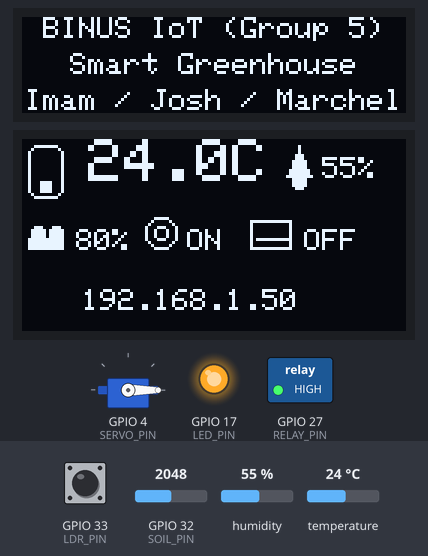
This program was run on a simulated ESP32. Shown: servo, 128×32 one-colour display, 128×64 one-colour display, switched loads named in the program (green lamp = pin HIGH), output pins drawn as LEDs (lit = HIGH). The test bench sets the inputs (shaded band); at power-on: GPIO 32 (SOIL_PIN) = 2048, GPIO 33 (LDR_PIN) HIGH, temperature 24 °C, humidity 55 % (analog values on the 0–4095 scale). WiFi joins after 1.5 s; servers stay silent unless stated; no MQTT or app messages arrive unless stated; servo pulses on a pin are drawn as a servo (544–2400 µs = 0–180°); what the program prints to the serial monitor is not drawn.

Above: at 8.6 s.
8.7 s: GPIO 32 (SOIL_PIN) set to 3319
At 13.7 s:
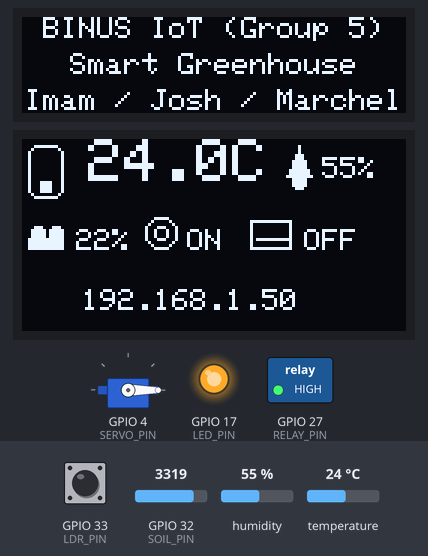
14.2 s: GPIO 32 (SOIL_PIN) set to 3400
At 18.9 s:
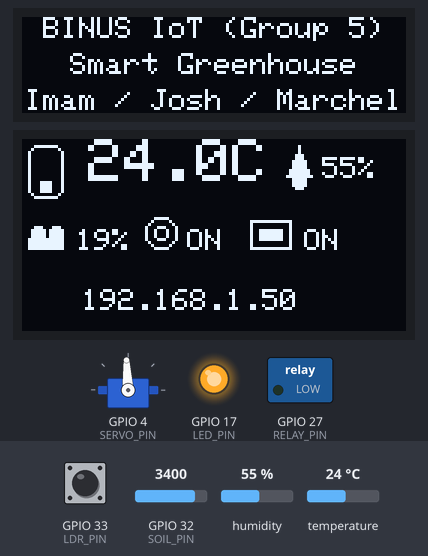
19.4 s: GPIO 33 (LDR_PIN) pulled LOW for 0.25 s
At 19.63 s:
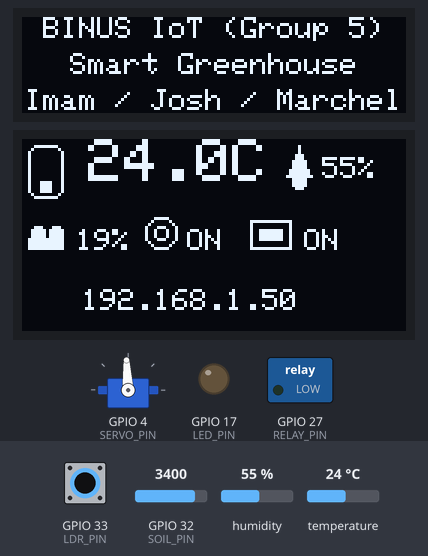
21.3 s: GPIO 33 (LDR_PIN) pulled LOW for 3.2 s
At 24.1 s:
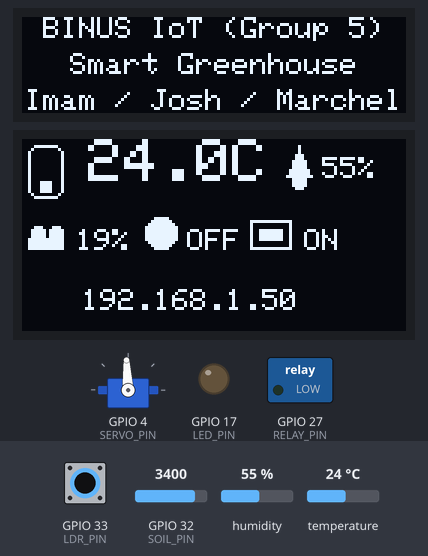
29.8 s: temperature set to 41 °C
At 34.3 s:
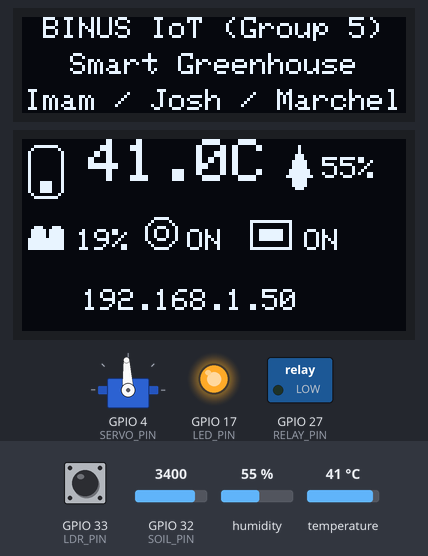
35.0 s: GPIO 32 (SOIL_PIN) set to 2541
At 39.2 s:
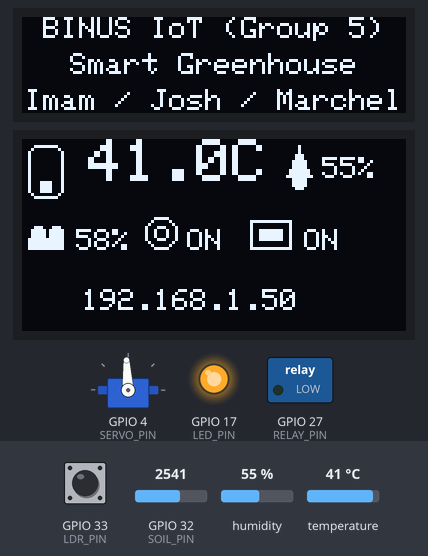
40.2 s: GPIO 32 (SOIL_PIN) set to 2470
Timing chart, 0 to 43.2 s (numbered marks = the images above; inputs shaded):
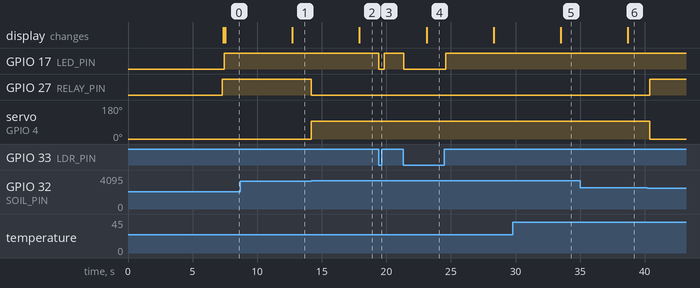

The program:

main.cpp
```cpp
#include <Arduino.h>
#include <Wire.h>
#include <WiFi.h>
#include <ArduinoOTA.h>
#include "DHT.h"
#include <PubSubClient.h>
#include <Adafruit_GFX.h>
#include <Adafruit_SSD1306.h>

// ---------- Pin Mapping ----------
#define OLED32_SDA_PIN 25
#define OLED32_SCL_PIN 26
#define OLED64_SDA_PIN 23
#define OLED64_SCL_PIN 22

#define SERVO_PIN  4
#define LED_PIN    17
#define BUZZER_PIN 16
#define SOIL_PIN   32   // ADC1 pin
#define LDR_PIN    33   // digital input (with INPUT_PULLUP)
#define RELAY_PIN  27   // relay control (active LOW)
#define DHTPIN     13
#define DHTTYPE    DHT22
#define USE_WIFI   true

#define SERVO_LEDC_CHANNEL  1   // channel ledc terpisah dari buzzer
#define SERVO_LEDC_TIMER    0
#define SERVO_FREQ_HZ       50  // 50Hz for servo
#define SERVO_RES_BITS      16

// ---------- Display config ----------
#define SCREEN_WIDTH 128
#define SCREEN_HEIGHT32 32
#define SCREEN_HEIGHT64 64
#define OLED32_RESET -1
#define OLED64_RESET -1
#define OLED_ADDR 0x3C

// ---------- Variables / Configs ----------
const char* WIFI_SSID = ARG_WIFI_SSID;
const char* WIFI_PASS = ARG_WIFI_PASS;
const unsigned long WIFI_RETRY_INTERVAL_MS = 5000UL;
unsigned long _lastWifiAttempt = 0;
bool wifiWanted = USE_WIFI;

const char* OTA_HOST = ARG_OTA_HOST;
const char* OTA_PASS = ARG_OTA_PASS;

const char* TB_HOST = "demo.thingsboard.io";
const int   TB_PORT = 1883;
const char* TB_ACCESS_TOKEN = ARG_TB_ACCESS_TOKEN;
const char* TB_TOPIC = "v1/devices/me/telemetry";

unsigned long _lastMqttAttempt = 0;
const unsigned long MQTT_RETRY_INTERVAL_MS = 5000;

const uint8_t BUZZER_LEDC_CHANNEL = 2;
const uint8_t BUZZER_LEDC_TIMER   = 1;
const uint32_t BUZZER_FREQ = 2000; // Hz, untuk buzzer pasif
const uint8_t BUZZER_DUTY = 128;   // 0-255 (8-bit)
const unsigned long PUMP_BUZZER_TIMEOUT_MS = 1UL * 60UL * 1000UL; // 1 menit

static unsigned long relayOnSince = 0;
static bool _buzzerActive = false;

const int SERVO_OPEN_ANGLE = 90;    // derajat saat "buka"
const int SERVO_CLOSED_ANGLE = 0;   // derajat saat "tutup"
const int SERVO_MIN_PULSE_US = 500;
const int SERVO_MAX_PULSE_US = 2500;
static int _currentServoAngle = SERVO_CLOSED_ANGLE;
static uint32_t angleToPulseUs(int angle) {
  // Konversi angle (0..180) -> pulse width microseconds (SERVO_MIN_PULSE_US .. SERVO_MAX_PULSE_US)
  if (angle < 0) angle = 0;
  if (angle > 180) angle = 180;
  return map(angle, 0, 180, SERVO_MIN_PULSE_US, SERVO_MAX_PULSE_US);
}
static uint32_t pulseUsToDuty(uint32_t pulse_us) {
  // Convert microsecond pulse to ledc duty value (resolution bits)
  const uint32_t period_us = 1000000UL / SERVO_FREQ_HZ; // 20,000 us for 50Hz
  const uint32_t maxDuty = ((1UL << SERVO_RES_BITS) - 1);
  // duty = pulse_us / period_us * maxDuty
  uint64_t duty = (uint64_t)pulse_us * maxDuty / period_us;
  if (duty > maxDuty) duty = maxDuty;
  return (uint32_t)duty;
}

// ---------- I2C / Displays (TwoWire) ----------
TwoWire I2C_32 = TwoWire(0);
TwoWire I2C_64 = TwoWire(1);
Adafruit_SSD1306 display32(SCREEN_WIDTH, SCREEN_HEIGHT32, &I2C_32, OLED32_RESET);
Adafruit_SSD1306 display64(SCREEN_WIDTH, SCREEN_HEIGHT64, &I2C_64, OLED64_RESET);

// ---------- Objects ----------
WiFiClient espClient;
PubSubClient mqttClient(espClient);
DHT dht(DHTPIN, DHTTYPE);

// ---------- Sensor struct ----------
struct SensorData {
  int soilRaw;
  int soilPercent;
  int ldrRaw;
  bool ldrBright;
  float temperature;
  float humidity;
  bool dhtOk;
  bool relayOn;
};

// ---------- Utility: Send log to ThingsBoard & Serial ----------
void tbLog(const String &level, const String &message) {
  Serial.printf("[%s] %s\n", level.c_str(), message.c_str());
  if (!mqttClient.connected()) return;
  String payload = "{\"log\":\"[" + level + "] " + message + "\"}";
  mqttClient.publish(TB_TOPIC, payload.c_str());
}
String buildTelemetryPayload(const SensorData &data) {
  bool soilAlarm = (data.soilPercent <= 20);
  bool tempAlarm = (data.dhtOk && data.temperature >= 35.0);

  if (soilAlarm) tbLog("WARN", "Soil moisture critically low (" + String(data.soilPercent) + "%)");
  if (tempAlarm) tbLog("WARN", "High temperature detected (" + String(data.temperature, 1) + "°C)");

  String payload = "{";
  payload += "\"soilPercent\":" + String(data.soilPercent);
  payload += ",\"soilRaw\":" + String(data.soilRaw);
  payload += ",\"ldrBright\":" + String(data.ldrBright ? 1 : 0);
  if (data.dhtOk) {
    payload += ",\"temperature\":" + String(data.temperature, 1);
    payload += ",\"humidity\":" + String(data.humidity, 1);
  }
  payload += ",\"relayOn\":" + String(data.relayOn ? 1 : 0);
  payload += ",\"soilAlarm\":" + String(soilAlarm ? "true" : "false");
  payload += ",\"tempAlarm\":" + String(tempAlarm ? "true" : "false");
  payload += "}";
  return payload;
}

// ---------- Simple icons for 64x128 (draw primitives) ----------
void drawTempIcon(int x, int y) {
  display64.drawRoundRect(x, y, 12, 18, 3, SSD1306_WHITE);
  display64.fillRect(x+4, y+12, 4, 4, SSD1306_WHITE);
}
void drawHumIcon(int x, int y) {
  display64.fillTriangle(x+6, y, x+2, y+10, x+10, y+10, SSD1306_WHITE);
  display64.fillCircle(x+6, y+12, 2, SSD1306_WHITE);
}
void drawSoilIcon(int x, int y) {
  display64.fillRect(x, y+8, 12, 4, SSD1306_WHITE);
  display64.fillCircle(x+3, y+6, 2, SSD1306_WHITE);
  display64.fillCircle(x+9, y+6, 2, SSD1306_WHITE);
}
void drawLdrIcon(int x, int y, bool bright) {
  if (bright) display64.fillCircle(x+6, y+6, 5, SSD1306_WHITE);
  else {
    display64.drawCircle(x+6, y+6, 5, SSD1306_WHITE);
    display64.drawCircle(x+6, y+6, 2, SSD1306_WHITE);
  }
}
void drawRelayIcon(int x, int y, bool on) {
  display64.drawRect(x, y, 14, 10, SSD1306_WHITE);
  if (on) display64.fillRect(x+3, y+3, 8, 4, SSD1306_WHITE);
  else display64.drawLine(x+2, y+6, x+12, y+6, SSD1306_WHITE);
}

// ---------- Sensors Functions ----------
void readSoilSensor(SensorData &data) {
  data.soilRaw = analogRead(SOIL_PIN);
  data.soilPercent = map(data.soilRaw, 1600, 3800, 100, 0);
  data.soilPercent = constrain(data.soilPercent, 0, 100);
}
void readLdrSensor(SensorData &data) {
  data.ldrRaw = digitalRead(LDR_PIN);
  data.ldrBright = (data.ldrRaw == 0); // aktif LOW
}
void readDhtSensor(SensorData &data) {
  data.humidity = dht.readHumidity();
  data.temperature = dht.readTemperature();
  data.dhtOk = !(isnan(data.humidity) || isnan(data.temperature));
}

// ---------- Relay / LED / Buzzer / Servo ----------
void updateLed(const SensorData &data) {
  digitalWrite(LED_PIN, data.ldrBright ? LOW : HIGH); // LED on when dark (or invert as you like)
}
void startBuzzer() {
  if (!_buzzerActive) {
    _buzzerActive = true;
    tbLog("WARN", "Buzzer pattern activated (pump ON > timeout)");
  }
}
void updateBuzzerPattern() {
  static unsigned long lastToggle = 0;
  static int beepCount = 0;
  static bool buzzerOn = false;

  if (!_buzzerActive) {
    ledcWrite(BUZZER_LEDC_CHANNEL, 0);
    beepCount = 0;
    buzzerOn = false;
    return;
  }

  unsigned long now = millis();

  if (beepCount < 6) {  // 3 on-off pairs
    if (now - lastToggle >= 200) {
      buzzerOn = !buzzerOn;
      ledcWrite(BUZZER_LEDC_CHANNEL, buzzerOn ? BUZZER_DUTY : 0);
      lastToggle = now;
      beepCount++;
    }
  } else {
    if (now - lastToggle >= 15000) {
      beepCount = 0;
      lastToggle = now;
    } else {
      ledcWrite(BUZZER_LEDC_CHANNEL, 0);
    }
  }
}
void stopBuzzer() {
  if (_buzzerActive) {
    ledcWrite(BUZZER_LEDC_CHANNEL, 0);
    _buzzerActive = false;
    tbLog("INFO", "Buzzer stopped");
  }
}
void updateBuzzer(const SensorData &data) {
  unsigned long now = millis();

  if (data.relayOn) {
    if (relayOnSince == 0) relayOnSince = now;
    if ((now - relayOnSince) >= PUMP_BUZZER_TIMEOUT_MS) startBuzzer();
  } else {
    if (relayOnSince != 0) relayOnSince = 0;
    stopBuzzer();
  }
}
void servoInit() {
  // Servo: 50 Hz
  ledcSetup(SERVO_LEDC_CHANNEL, SERVO_FREQ_HZ, SERVO_RES_BITS);
  ledcAttachPin(SERVO_PIN, SERVO_LEDC_CHANNEL);
  // set posisi awal ke closed
  uint32_t pulse = angleToPulseUs(SERVO_CLOSED_ANGLE);
  ledcWrite(SERVO_LEDC_CHANNEL, pulseUsToDuty(pulse));
  _currentServoAngle = SERVO_CLOSED_ANGLE;
  Serial.println("[SERVO] init done - set to closed");
}
void servoWriteAngle(int angle) {
  angle = constrain(angle, 0, 180);
  uint32_t pulse = angleToPulseUs(angle);
  uint32_t duty = pulseUsToDuty(pulse);
  ledcWrite(SERVO_LEDC_CHANNEL, duty);
  _currentServoAngle = angle;
  Serial.printf("[SERVO] moved to %d deg (pulse=%u us, duty=%u)\n", angle, (unsigned)pulse, (unsigned)duty);
}
void servoMoveOpen()  { servoWriteAngle(SERVO_OPEN_ANGLE); }
void servoMoveClose() { servoWriteAngle(SERVO_CLOSED_ANGLE); }
void updateRelayState(SensorData &data) {
  const int DRY_THRESHOLD = 20; // persen
  const int WET_THRESHOLD = 60;
  bool shouldOn = false;

  if (data.soilPercent <= DRY_THRESHOLD) {
    shouldOn = true;
  } else if (data.soilPercent >= WET_THRESHOLD) {
    shouldOn = false;
  } else {
    // tetap pada kondisi terakhir
    shouldOn = data.relayOn;
  }

  // Jika status berubah, update relay dan kirim log ke ThingsBoard
  if (shouldOn != data.relayOn) {
    data.relayOn = shouldOn;
    digitalWrite(RELAY_PIN, shouldOn ? LOW : HIGH); // active LOW

    if (shouldOn) {
      tbLog("INFO", "Pump turned ON (soil dry)");
      // gerakkan servo -> buka kran (90°)
      servoMoveOpen();
    } else {
      tbLog("INFO", "Pump turned OFF (soil wet)");
      // gerakkan servo -> tutup kran (0°)
      servoMoveClose();
    }
  }
}

// ---------- OLED: init & render ----------
void oledInitDual() {
  // init two I2C busses at 400kHz
  I2C_32.begin(OLED32_SDA_PIN, OLED32_SCL_PIN, 400000UL);
  I2C_64.begin(OLED64_SDA_PIN, OLED64_SCL_PIN, 400000UL);

  if (!display32.begin(SSD1306_SWITCHCAPVCC, OLED_ADDR)) {
    Serial.println(F("ERROR: display32 init failed. Check wiring/address."));
    while (true) delay(1000);
  }
  if (!display64.begin(SSD1306_SWITCHCAPVCC, OLED_ADDR)) {
    Serial.println(F("ERROR: display64 init failed. Check wiring/address."));
    while (true) delay(1000);
  }

  display32.clearDisplay();
  display32.setTextWrap(false);
  display32.setTextColor(SSD1306_WHITE);

  display64.clearDisplay();
  display64.setTextWrap(false);
  display64.setTextColor(SSD1306_WHITE);
}
void oledShowStatic32() {
  display32.clearDisplay();
  display32.setTextWrap(false);
  auto drawCentered = [&](const char* txt, int y, uint8_t textSize) {
    size_t len = strlen(txt);                 // panjang string (ASCII)
    int charWidth = 6 * textSize;             // 5 px font + 1 px spacing -> 6 px per char, skalakan dengan textSize
    int textWidth = (int)len * charWidth;
    int x = (SCREEN_WIDTH - textWidth) / 2;
    if (x < 0) x = 0;                         // safety
    display32.setTextSize(textSize);
    display32.setCursor(x, y);
    display32.println(txt);
  };

  // Baris 1: sedikit lebih besar supaya menonjol
  drawCentered("BINUS IoT (Group 5)", 0, 1);   // y = 0, size = 1

  // Baris 2: main title
  drawCentered("Smart Greenhouse", 12, 1);     // y = 12, size = 1

  // Baris 3: nama anggota (jika panjang, masih center; kalau sangat panjang, pertimbangkan size 1)
  drawCentered("Imam / Josh / Marchel", 24, 1); // y = 24, size = 1

  display32.display();
}
void oledShowSensor64(const SensorData &sd) {
  display64.clearDisplay();

  // Temperature (top-left)
  drawTempIcon(2, 2);
  display64.setTextSize(2);
  display64.setCursor(22, 0);
  if (sd.dhtOk) display64.print(String(sd.temperature, 1) + "C"); else display64.print("--C");

  // Humidity (top-right)
  drawHumIcon(86, 2);
  display64.setTextSize(1);
  display64.setCursor(100, 6);
  if (sd.dhtOk) display64.printf("%d%%", (int)sd.humidity); else display64.print("--%");

  drawSoilIcon(2, 25);
  display64.setTextSize(1);
  display64.setCursor(18, 30);
  display64.print(sd.soilPercent);
  display64.print("%");

  drawLdrIcon(40, 25, sd.ldrBright);
  display64.setCursor(55, 30);
  display64.print(sd.ldrBright ? "OFF" : "ON");

  drawRelayIcon(76, 27, sd.relayOn);
  display64.setTextSize(1);
  display64.setCursor(94, 30);
  display64.print(sd.relayOn ? "ON" : "OFF");

  display64.setCursor(20, 50);
  display64.print(WiFi.localIP());

  display64.display();
}

// ---------- Connections Functions ----------
void wifiConnectOnce() {
  if (!wifiWanted) {
    if (WiFi.getMode() != WIFI_MODE_NULL) {
      WiFi.disconnect(true, true);
      WiFi.mode(WIFI_OFF);
      Serial.println("[WiFi] Disabled (wifiWanted=false)");
    }
    return;
  }

  if (WiFi.status() == WL_CONNECTED) return;

  unsigned long now = millis();
  if (now - _lastWifiAttempt < WIFI_RETRY_INTERVAL_MS) return;
  _lastWifiAttempt = now;

  Serial.print("[WiFi] Attempt connect to ");
  Serial.println(WIFI_SSID);

  WiFi.persistent(false);
  WiFi.mode(WIFI_STA);
  WiFi.disconnect(true, true);
  delay(100);
  WiFi.begin(WIFI_SSID, WIFI_PASS);

  unsigned long waitUntil = millis() + 5000;
  while (millis() < waitUntil) {
    if (WiFi.status() == WL_CONNECTED) break;
    delay(10);
  }

  if (WiFi.status() == WL_CONNECTED) {
    Serial.print("[WiFi] Connected, IP: ");
    Serial.println(WiFi.localIP());
  } else {
    Serial.print("[WiFi] Not connected yet (status=");
    Serial.print(WiFi.status());
    Serial.println(") - will retry later");
  }
}
void wifiSetEnabled(bool enable) {
  wifiWanted = enable;
  if (!enable) {
    Serial.println("[WiFi] Requested disable");
    WiFi.disconnect(true, true);
    WiFi.mode(WIFI_OFF);
  } else {
    Serial.println("[WiFi] Requested enable");
  }
}
void mqttConnectOnce() {
  if (!USE_WIFI || WiFi.status() != WL_CONNECTED) return;
  if (mqttClient.connected()) return;

  unsigned long now = millis();
  if (now - _lastMqttAttempt < MQTT_RETRY_INTERVAL_MS) return;
  _lastMqttAttempt = now;

  Serial.print("[MQTT] Connecting to ThingsBoard... ");
  mqttClient.setServer(TB_HOST, TB_PORT);

  String clientId = "ESP32-" + WiFi.macAddress();
  bool ok = mqttClient.connect(clientId.c_str(), TB_ACCESS_TOKEN, NULL);
  if (ok) Serial.println("connected ✅");
  else {
    Serial.print("failed, rc=");
    Serial.println(mqttClient.state());
  }
}
void mqttPublishTelemetry(const SensorData &data) {
  if (!mqttClient.connected()) {
    mqttConnectOnce();
    if (!mqttClient.connected()) {
      Serial.println("[MQTT] Skipped publish (no connection)");
      return;
    }
  }

  String payload = buildTelemetryPayload(data);
  bool ok = mqttClient.publish(TB_TOPIC, payload.c_str());

  if (ok) {
    Serial.print("[MQTT] Published: ");
    Serial.println(payload);
  } else {
    Serial.println("[MQTT] Publish failed ⚠️");
  }
}

// ---------- Print ----------
void printSensorData(const SensorData &data) {
  Serial.println("--------------------------------------------------");
  Serial.print("🌱 Soil: "); Serial.print(data.soilPercent);
  Serial.print("% (raw: "); Serial.print(data.soilRaw); Serial.println(")");
  Serial.print("☀️ LDR: "); Serial.print(data.ldrBright ? "Bright" : "Dark");
  Serial.print(" (raw: "); Serial.print(data.ldrRaw); Serial.println(")");
  Serial.print("🌡️ Temp: ");
  if (data.dhtOk) Serial.print(data.temperature, 1);
  else Serial.print("--");
  Serial.print("°C | 💧 Humidity: ");
  if (data.dhtOk) Serial.print(data.humidity, 1);
  else Serial.print("--");
  Serial.println("%");
  Serial.print("🔌 Relay: ");
  Serial.println(data.relayOn ? "ON" : "OFF");
  Serial.println("--------------------------------------------------");
}

// ---------- OTA ----------
void setupOTA() {
  ArduinoOTA.setHostname(OTA_HOST);
  ArduinoOTA.setPassword(OTA_PASS);

  ArduinoOTA
    .onStart([]() {
      String type = (ArduinoOTA.getCommand() == U_FLASH) ? "sketch" : "filesystem";
      Serial.println("[OTA] Start updating " + type);
      tbLog("INFO", "OTA update started");
    })
    .onEnd([]() {
      Serial.println("\n[OTA] Update complete ✅");
      tbLog("INFO", "OTA update complete");
    })
    .onProgress([](unsigned int progress, unsigned int total) {
      Serial.printf("[OTA] Progress: %u%%\r", (progress / (total / 100)));
    })
    .onError([](ota_error_t error) {
      Serial.printf("\n[OTA] Error[%u]: ", error);
      if (error == OTA_AUTH_ERROR) Serial.println("Auth Failed");
      else if (error == OTA_BEGIN_ERROR) Serial.println("Begin Failed");
      else if (error == OTA_CONNECT_ERROR) Serial.println("Connect Failed");
      else if (error == OTA_RECEIVE_ERROR) Serial.println("Receive Failed");
      else if (error == OTA_END_ERROR) Serial.println("End Failed");
      tbLog("ERROR", "OTA update failed");
    });

  ArduinoOTA.begin();
  Serial.println(OTA_HOST);
  Serial.println("[OTA] Ready - waiting for upload...");
}

// ---------- Main ----------
void setup() {
  Serial.begin(115200);
  delay(200);

  // optional: stop bluetooth if needed
  // btStop();

  Serial.println("[INFO] Starting Wi-Fi connection...");

  // try connect briefly for OTA
  unsigned long startWait = millis();
  while (WiFi.status() != WL_CONNECTED && (millis() - startWait < 15000UL)) {
    wifiConnectOnce();
    delay(500);
  }

  if (WiFi.status() == WL_CONNECTED) {
    setupOTA();
  } else {
    Serial.println("[WiFi] Not connected yet; OTA disabled until connected");
  }

  // pin setup
  pinMode(LDR_PIN, INPUT_PULLUP);
  pinMode(RELAY_PIN, OUTPUT);
  digitalWrite(RELAY_PIN, HIGH); // relay off (active LOW)

  pinMode(LED_PIN, OUTPUT);
  digitalWrite(LED_PIN, LOW);

  // Buzzer: 2000 Hz
  ledcSetup(BUZZER_LEDC_CHANNEL, BUZZER_FREQ, 8); // 8-bit resolution
  ledcAttachPin(BUZZER_PIN, BUZZER_LEDC_CHANNEL);
  ledcWrite(BUZZER_LEDC_CHANNEL, 0); // awalnya mati
  servoInit();

  dht.begin();

  analogReadResolution(12);
  analogSetPinAttenuation(SOIL_PIN, ADC_11db);

  // init displays
  oledInitDual();
  oledShowStatic32();
  // show initial empty data on 64x128
  SensorData initData = {4095, 0, 1, true, 0.0, 0.0, false, false};
  oledShowSensor64(initData);

  Serial.println("=== Modular Sensor Framework Initialized ===");
  tbLog("INFO", "Device boot complete - sensors initialized");
}

void loop() {
  static SensorData data;
  static unsigned long lastPublish = 0;
  const unsigned long PUBLISH_INTERVAL = 5000UL;

  wifiConnectOnce();
  mqttConnectOnce();
  mqttClient.loop();
  if (WiFi.status() == WL_CONNECTED) ArduinoOTA.handle();

  readSoilSensor(data);
  readLdrSensor(data);
  readDhtSensor(data);

  updateRelayState(data);
  updateLed(data);
  updateBuzzer(data);
  updateBuzzerPattern();

  printSensorData(data);

  unsigned long now = millis();
  if (now - lastPublish >= PUBLISH_INTERVAL) {
    lastPublish = now;
    mqttPublishTelemetry(data);
    oledShowSensor64(data); // update big display
    // oled32 shows static message
  }

  delay(200);
}
```

Measured:
- the behaviour switches between 3359 and 3360 on GPIO 32 (SOIL_PIN) (found by bisection; images 1 and 2)
- after the input at 8.7 s, the display: changes after 4.0 s (image 1)
- after the input at 14.2 s, GPIO 27 (RELAY_PIN): HIGH → LOW at once; servo on GPIO 4 (SERVO_PIN): 0° → 93° at once; the display: changes after 3.7 s (image 2)
- after the input at 19.4 s, GPIO 17 (LED_PIN): HIGH → LOW at once, → HIGH 0.43 s later
- after the input at 21.3 s, GPIO 17 (LED_PIN): HIGH → LOW at once, → HIGH 3.3 s later; the display: changes after 1.8 s (image 4)
- after the input at 29.8 s, the display: changes after 3.7 s (image 5)
- after the input at 35.0 s, the display: changes after 3.7 s (image 6)
- after the input at 40.2 s, GPIO 27 (RELAY_PIN): LOW → HIGH after 0.21 s; servo on GPIO 4 (SERVO_PIN): 93° → 0° after 0.21 s
